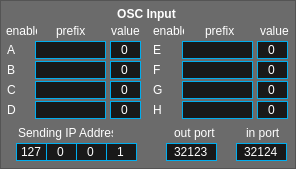
    <widget class="QFrame" name="oscinputframe">
     <property name="enabled">
      <bool>true</bool>
     </property>
     <property name="geometry">
      <rect>
       <x>1</x>
       <y>230</y>
       <width>296</width>
       <height>169</height>
      </rect>
     </property>
     <property name="styleSheet">
      <string notr="true">QFrame
{
	background: rgba(100, 100, 100, 200);
}

QFrame:disabled
{
	background: rgba(100, 100, 100, 75);
}

/* ---------- QLabels ------------*/
QLabel
{
	background:		transparent;
	color: 				white;
	font: 				8pt &quot;Corbel&quot;;
	border:				none;
}

QLabel:hover
{
	border:				transparent;
}  

QLabel:disabled
{
	color: rgba(255, 255, 255, 50);
	background: transparent;
}

/* ---------- QSpinBox ------------*/
QSpinBox
{
	font: 9px &quot;Tahoma&quot;;
	border: 1px solid rgb(0,174,239);
	background-color: rgb(25, 25, 25);
	color: white;
	padding:0, 0, 0, 0;
}

QSpinBox::focus
{
	border: 1px solid white;
	outline: none;
}

QSpinBox:disabled
{
	font: 9px &quot;Tahoma&quot;;
	color: rgba(255, 255, 255, 50);
	border: 1px solid rgba(0, 174, 230, 75);
	background-color: rgba(25, 25, 25, 75);
	padding: 0, 0, 0, 0;
}

/* ---------- QCheckBox ------------*/
QCheckBox
{
	font: 10pt &quot;Corbel&quot;;
	background: transparent;
	color: white;
	padding:0, 0, 0, 0;
	border: none;
}

/*----------- QComboBox ------------*/
QComboBox
{
	font: 7pt &quot;Corbel&quot;;
	border: 1px solid rgb(0,174,239);
	background: rgb(18, 18, 18);
	color: white;
	padding: 1px 3px 1px 4px;
 }

QComboBox QListView
{
	background-color: rgb(40, 40, 40);
	border: transparent;
	font: 7pt &quot;Corbel&quot;;
	padding-left: 3px;
	padding-right: 3px;
	min-width: 35px;
}

QComboBox::item:alternate
{
	background: rgb(90, 90, 90);
}

QComboBox::item:selected
{
	border: 1px solid transparent;
	background: rgb(0,174,239);
}

QComboBox::indicator
{
	background-color: transparent;
	selection-background-color: transparent;
	color: transparent;
	selection-color: white;
}

QComboBox::drop-down
{
	width: 1px;
	height: 1px;
	subcontrol-origin: margin;
	subcontrol-position: right center;
	border-left-width: 0px;
	border-right-width: 0px;
	border-top-width: 0px;
	border-bottom-width: 0px;
}

QComboBox::down-arrow
{
	border: none;
	background: none;
	image: url(:/resources/modline_combobox_menu_arrows.png);
	padding-right: 10px;
}

QComboBox:disabled
{
	font: 7pt &quot;Corbel&quot;;
	color: (175, 175, 175, 50);
	border: 1px solid rgba(0,174,239, 75);
	background: rgba(18, 18, 18, 75);
	padding: 1px 3px 1px 4px;
}

/* ---------- QLineEdit ------------*/
QLineEdit
{
	font: 9pt &quot;Corbel&quot;;
	background: rgba(25, 25, 25, 255);
	border: 1px solid rgb(0,174,239);
	border-radius: 0px;
	color: white;
	padding-left: 2px;
	padding-bottom: 2px;
}

QLineEdit:focus
{
	font: 9px &quot;Corbel&quot;;
	background: rgb(0,174,239);
	border: 1px solid white;
	border-radius: 0px;
	color: white;
	padding-left: 2px;
	padding-bottom: 2px;
}

QLineEdit:disabled
{
	font: 9px &quot;Corbel&quot;;
	background: rgba(25, 25, 25, 75);
	border: 1px solid rgba(0, 174, 239, 75);
	border-radius: 0px;
	color: rgba(255, 255, 255, 50);
	padding-left: 2px;
	padding-bottom: 2px;
}</string>
     </property>
     <property name="frameShape">
      <enum>QFrame::StyledPanel</enum>
     </property>
     <property name="frameShadow">
      <enum>QFrame::Raised</enum>
     </property>
     <widget class="QSpinBox" name="oscd_input_value">
      <property name="geometry">
       <rect>
        <x>110</x>
        <y>101</y>
        <width>31</width>
        <height>18</height>
       </rect>
      </property>
      <property name="toolTip">
       <string>Live display of the incoming value.&lt;p&gt;This is the value that will get passed to the modlines when using the OSC A-H sources.</string>
      </property>
      <property name="alignment">
       <set>Qt::AlignCenter</set>
      </property>
      <property name="buttonSymbols">
       <enum>QAbstractSpinBox::NoButtons</enum>
      </property>
      <property name="maximum">
       <number>127</number>
      </property>
     </widget>
     <widget class="QLineEdit" name="osca_input_route">
      <property name="geometry">
       <rect>
        <x>35</x>
        <y>41</y>
        <width>71</width>
        <height>18</height>
       </rect>
      </property>
      <property name="toolTip">
       <string>Sets the OSC prefix to listen for.&lt;p&gt;All other prefixes will be ignored.</string>
      </property>
     </widget>
     <widget class="QLabel" name="label_57">
      <property name="geometry">
       <rect>
        <x>153</x>
        <y>81</y>
        <width>16</width>
        <height>18</height>
       </rect>
      </property>
      <property name="text">
       <string>G</string>
      </property>
     </widget>
     <widget class="QSpinBox" name="osc_ip_2">
      <property name="geometry">
       <rect>
        <x>46</x>
        <y>143</y>
        <width>31</width>
        <height>18</height>
       </rect>
      </property>
      <property name="toolTip">
       <string>Sets the IP address OSC&lt;br&gt; messages will be sent and received on</string>
      </property>
      <property name="alignment">
       <set>Qt::AlignCenter</set>
      </property>
      <property name="buttonSymbols">
       <enum>QAbstractSpinBox::NoButtons</enum>
      </property>
      <property name="maximum">
       <number>255</number>
      </property>
     </widget>
     <widget class="QCheckBox" name="osch_input_enable">
      <property name="geometry">
       <rect>
        <x>166</x>
        <y>102</y>
        <width>16</width>
        <height>18</height>
       </rect>
      </property>
      <property name="toolTip">
       <string>Enables/Disables this OSC input.</string>
      </property>
      <property name="text">
       <string/>
      </property>
     </widget>
     <widget class="QCheckBox" name="osca_input_enable">
      <property name="geometry">
       <rect>
        <x>18</x>
        <y>42</y>
        <width>16</width>
        <height>18</height>
       </rect>
      </property>
      <property name="toolTip">
       <string>Enables/Disables this OSC input.</string>
      </property>
      <property name="text">
       <string/>
      </property>
     </widget>
     <widget class="QCheckBox" name="oscf_input_enable">
      <property name="geometry">
       <rect>
        <x>166</x>
        <y>62</y>
        <width>16</width>
        <height>18</height>
       </rect>
      </property>
      <property name="toolTip">
       <string>Enables/Disables this OSC input.</string>
      </property>
      <property name="text">
       <string/>
      </property>
     </widget>
     <widget class="QSpinBox" name="oscc_input_value">
      <property name="geometry">
       <rect>
        <x>110</x>
        <y>81</y>
        <width>31</width>
        <height>18</height>
       </rect>
      </property>
      <property name="toolTip">
       <string>Live display of the incoming value.&lt;p&gt;This is the value that will get passed to the modlines when using the OSC A-H sources.</string>
      </property>
      <property name="alignment">
       <set>Qt::AlignCenter</set>
      </property>
      <property name="buttonSymbols">
       <enum>QAbstractSpinBox::NoButtons</enum>
      </property>
      <property name="maximum">
       <number>127</number>
      </property>
     </widget>
     <widget class="QLineEdit" name="oscf_input_route">
      <property name="geometry">
       <rect>
        <x>182</x>
        <y>61</y>
        <width>71</width>
        <height>18</height>
       </rect>
      </property>
      <property name="toolTip">
       <string>Sets the OSC prefix to listen for.&lt;p&gt;All other prefixes will be ignored.</string>
      </property>
     </widget>
     <widget class="QLabel" name="label_53">
      <property name="geometry">
       <rect>
        <x>205</x>
        <y>23</y>
        <width>31</width>
        <height>16</height>
       </rect>
      </property>
      <property name="text">
       <string>prefix</string>
      </property>
     </widget>
     <widget class="QLabel" name="label_44">
      <property name="geometry">
       <rect>
        <x>6</x>
        <y>4</y>
        <width>281</width>
        <height>20</height>
       </rect>
      </property>
      <property name="styleSheet">
       <string notr="true">font: bold 12px</string>
      </property>
      <property name="text">
       <string>OSC Input</string>
      </property>
      <property name="alignment">
       <set>Qt::AlignCenter</set>
      </property>
     </widget>
     <widget class="QLabel" name="label_45">
      <property name="geometry">
       <rect>
        <x>6</x>
        <y>23</y>
        <width>31</width>
        <height>16</height>
       </rect>
      </property>
      <property name="text">
       <string>enable</string>
      </property>
     </widget>
     <widget class="QSpinBox" name="osc_out_port">
      <property name="geometry">
       <rect>
        <x>166</x>
        <y>143</y>
        <width>51</width>
        <height>18</height>
       </rect>
      </property>
      <property name="toolTip">
       <string>Sets the port number OSC will be &lt;i&gt;output&lt;/i&gt; on</string>
      </property>
      <property name="alignment">
       <set>Qt::AlignCenter</set>
      </property>
      <property name="buttonSymbols">
       <enum>QAbstractSpinBox::NoButtons</enum>
      </property>
      <property name="maximum">
       <number>65536</number>
      </property>
      <property name="value">
       <number>32123</number>
      </property>
     </widget>
     <widget class="QLineEdit" name="oscb_input_route">
      <property name="geometry">
       <rect>
        <x>35</x>
        <y>61</y>
        <width>71</width>
        <height>18</height>
       </rect>
      </property>
      <property name="toolTip">
       <string>Sets the OSC prefix to listen for.&lt;p&gt;All other prefixes will be ignored.</string>
      </property>
     </widget>
     <widget class="QLabel" name="label_47">
      <property name="geometry">
       <rect>
        <x>7</x>
        <y>101</y>
        <width>16</width>
        <height>18</height>
       </rect>
      </property>
      <property name="text">
       <string>D</string>
      </property>
     </widget>
     <widget class="QSpinBox" name="osc_ip_4">
      <property name="geometry">
       <rect>
        <x>106</x>
        <y>143</y>
        <width>31</width>
        <height>18</height>
       </rect>
      </property>
      <property name="toolTip">
       <string>Sets the IP address OSC&lt;br&gt; messages will be sent and received on</string>
      </property>
      <property name="alignment">
       <set>Qt::AlignCenter</set>
      </property>
      <property name="buttonSymbols">
       <enum>QAbstractSpinBox::NoButtons</enum>
      </property>
      <property name="maximum">
       <number>255</number>
      </property>
      <property name="value">
       <number>1</number>
      </property>
     </widget>
     <widget class="QSpinBox" name="oscg_input_value">
      <property name="geometry">
       <rect>
        <x>257</x>
        <y>81</y>
        <width>31</width>
        <height>18</height>
       </rect>
      </property>
      <property name="toolTip">
       <string>Live display of the incoming value.&lt;p&gt;This is the value that will get passed to the modlines when using the OSC A-H sources.</string>
      </property>
      <property name="alignment">
       <set>Qt::AlignCenter</set>
      </property>
      <property name="buttonSymbols">
       <enum>QAbstractSpinBox::NoButtons</enum>
      </property>
      <property name="maximum">
       <number>127</number>
      </property>
     </widget>
     <widget class="QLabel" name="label_54">
      <property name="geometry">
       <rect>
        <x>153</x>
        <y>41</y>
        <width>16</width>
        <height>18</height>
       </rect>
      </property>
      <property name="text">
       <string>E</string>
      </property>
     </widget>
     <widget class="QLabel" name="label_48">
      <property name="geometry">
       <rect>
        <x>7</x>
        <y>41</y>
        <width>16</width>
        <height>18</height>
       </rect>
      </property>
      <property name="text">
       <string>A</string>
      </property>
     </widget>
     <widget class="QSpinBox" name="osc_ip_1">
      <property name="geometry">
       <rect>
        <x>16</x>
        <y>143</y>
        <width>31</width>
        <height>18</height>
       </rect>
      </property>
      <property name="toolTip">
       <string>Sets the IP address OSC&lt;br&gt; messages will be sent and received on</string>
      </property>
      <property name="alignment">
       <set>Qt::AlignCenter</set>
      </property>
      <property name="buttonSymbols">
       <enum>QAbstractSpinBox::NoButtons</enum>
      </property>
      <property name="maximum">
       <number>255</number>
      </property>
      <property name="value">
       <number>127</number>
      </property>
     </widget>
     <widget class="QLabel" name="label_49">
      <property name="geometry">
       <rect>
        <x>7</x>
        <y>81</y>
        <width>16</width>
        <height>18</height>
       </rect>
      </property>
      <property name="text">
       <string>C</string>
      </property>
     </widget>
     <widget class="QLabel" name="label_52">
      <property name="geometry">
       <rect>
        <x>260</x>
        <y>23</y>
        <width>31</width>
        <height>16</height>
       </rect>
      </property>
      <property name="text">
       <string>value</string>
      </property>
      <property name="alignment">
       <set>Qt::AlignLeading|Qt::AlignLeft|Qt::AlignVCenter</set>
      </property>
     </widget>
     <widget class="QSpinBox" name="osc_in_port">
      <property name="geometry">
       <rect>
        <x>236</x>
        <y>143</y>
        <width>51</width>
        <height>18</height>
       </rect>
      </property>
      <property name="toolTip">
       <string>Sets the port number to &lt;br&gt;listen to for incoming OSC messages</string>
      </property>
      <property name="alignment">
       <set>Qt::AlignCenter</set>
      </property>
      <property name="buttonSymbols">
       <enum>QAbstractSpinBox::NoButtons</enum>
      </property>
      <property name="maximum">
       <number>65536</number>
      </property>
      <property name="value">
       <number>32124</number>
      </property>
     </widget>
     <widget class="QCheckBox" name="osce_input_enable">
      <property name="geometry">
       <rect>
        <x>166</x>
        <y>42</y>
        <width>16</width>
        <height>18</height>
       </rect>
      </property>
      <property name="toolTip">
       <string>Enables/Disables this OSC input.</string>
      </property>
      <property name="text">
       <string/>
      </property>
     </widget>
     <widget class="QLabel" name="label_55">
      <property name="geometry">
       <rect>
        <x>153</x>
        <y>101</y>
        <width>16</width>
        <height>18</height>
       </rect>
      </property>
      <property name="text">
       <string>H</string>
      </property>
     </widget>
     <widget class="QSpinBox" name="osca_input_value">
      <property name="geometry">
       <rect>
        <x>110</x>
        <y>41</y>
        <width>31</width>
        <height>18</height>
       </rect>
      </property>
      <property name="toolTip">
       <string>Live display of the incoming value.&lt;p&gt;This is the value that will get passed to the modlines when using the OSC A-H sources.</string>
      </property>
      <property name="alignment">
       <set>Qt::AlignCenter</set>
      </property>
      <property name="buttonSymbols">
       <enum>QAbstractSpinBox::NoButtons</enum>
      </property>
      <property name="maximum">
       <number>127</number>
      </property>
     </widget>
     <widget class="QLineEdit" name="oscc_input_route">
      <property name="geometry">
       <rect>
        <x>35</x>
        <y>81</y>
        <width>71</width>
        <height>18</height>
       </rect>
      </property>
      <property name="toolTip">
       <string>Sets the OSC prefix to listen for.&lt;p&gt;All other prefixes will be ignored.</string>
      </property>
     </widget>
     <widget class="QSpinBox" name="osch_input_value">
      <property name="geometry">
       <rect>
        <x>257</x>
        <y>101</y>
        <width>31</width>
        <height>18</height>
       </rect>
      </property>
      <property name="toolTip">
       <string>Live display of the incoming value.&lt;p&gt;This is the value that will get passed to the modlines when using the OSC A-H sources.</string>
      </property>
      <property name="alignment">
       <set>Qt::AlignCenter</set>
      </property>
      <property name="buttonSymbols">
       <enum>QAbstractSpinBox::NoButtons</enum>
      </property>
      <property name="maximum">
       <number>127</number>
      </property>
     </widget>
     <widget class="QLabel" name="label_58">
      <property name="geometry">
       <rect>
        <x>153</x>
        <y>23</y>
        <width>31</width>
        <height>16</height>
       </rect>
      </property>
      <property name="text">
       <string>enable</string>
      </property>
     </widget>
     <widget class="QCheckBox" name="oscg_input_enable">
      <property name="geometry">
       <rect>
        <x>166</x>
        <y>82</y>
        <width>16</width>
        <height>18</height>
       </rect>
      </property>
      <property name="toolTip">
       <string>Enables/Disables this OSC input.</string>
      </property>
      <property name="text">
       <string/>
      </property>
     </widget>
     <widget class="QLabel" name="label_50">
      <property name="geometry">
       <rect>
        <x>56</x>
        <y>23</y>
        <width>31</width>
        <height>16</height>
       </rect>
      </property>
      <property name="text">
       <string>prefix</string>
      </property>
     </widget>
     <widget class="QLabel" name="label_59">
      <property name="geometry">
       <rect>
        <x>18</x>
        <y>125</y>
        <width>95</width>
        <height>16</height>
       </rect>
      </property>
      <property name="text">
       <string>Sending IP Address</string>
      </property>
     </widget>
     <widget class="QCheckBox" name="oscc_input_enable">
      <property name="geometry">
       <rect>
        <x>18</x>
        <y>82</y>
        <width>16</width>
        <height>18</height>
       </rect>
      </property>
      <property name="toolTip">
       <string>Enables/Disables this OSC input.</string>
      </property>
      <property name="text">
       <string/>
      </property>
     </widget>
     <widget class="QLineEdit" name="osch_input_route">
      <property name="geometry">
       <rect>
        <x>182</x>
        <y>101</y>
        <width>71</width>
        <height>18</height>
       </rect>
      </property>
      <property name="toolTip">
       <string>Sets the OSC prefix to listen for.&lt;p&gt;All other prefixes will be ignored.</string>
      </property>
     </widget>
     <widget class="QLabel" name="label_46">
      <property name="geometry">
       <rect>
        <x>7</x>
        <y>61</y>
        <width>16</width>
        <height>18</height>
       </rect>
      </property>
      <property name="text">
       <string>B</string>
      </property>
     </widget>
     <widget class="QLineEdit" name="osce_input_route">
      <property name="geometry">
       <rect>
        <x>182</x>
        <y>41</y>
        <width>71</width>
        <height>18</height>
       </rect>
      </property>
      <property name="toolTip">
       <string>Sets the OSC prefix to listen for.&lt;p&gt;All other prefixes will be ignored.</string>
      </property>
     </widget>
     <widget class="QLabel" name="label_51">
      <property name="geometry">
       <rect>
        <x>110</x>
        <y>23</y>
        <width>31</width>
        <height>16</height>
       </rect>
      </property>
      <property name="text">
       <string>value</string>
      </property>
      <property name="alignment">
       <set>Qt::AlignCenter</set>
      </property>
     </widget>
     <widget class="QSpinBox" name="oscf_input_value">
      <property name="geometry">
       <rect>
        <x>257</x>
        <y>61</y>
        <width>31</width>
        <height>18</height>
       </rect>
      </property>
      <property name="toolTip">
       <string>Live display of the incoming value.&lt;p&gt;This is the value that will get passed to the modlines when using the OSC A-H sources.</string>
      </property>
      <property name="alignment">
       <set>Qt::AlignCenter</set>
      </property>
      <property name="buttonSymbols">
       <enum>QAbstractSpinBox::NoButtons</enum>
      </property>
      <property name="maximum">
       <number>127</number>
      </property>
     </widget>
     <widget class="QLineEdit" name="oscg_input_route">
      <property name="geometry">
       <rect>
        <x>182</x>
        <y>81</y>
        <width>71</width>
        <height>18</height>
       </rect>
      </property>
      <property name="toolTip">
       <string>Sets the OSC prefix to listen for.&lt;p&gt;All other prefixes will be ignored.</string>
      </property>
     </widget>
     <widget class="QSpinBox" name="osc_ip_3">
      <property name="geometry">
       <rect>
        <x>76</x>
        <y>143</y>
        <width>31</width>
        <height>18</height>
       </rect>
      </property>
      <property name="toolTip">
       <string>Sets the IP address OSC&lt;br&gt; messages will be sent and received on</string>
      </property>
      <property name="alignment">
       <set>Qt::AlignCenter</set>
      </property>
      <property name="buttonSymbols">
       <enum>QAbstractSpinBox::NoButtons</enum>
      </property>
      <property name="maximum">
       <number>255</number>
      </property>
     </widget>
     <widget class="QCheckBox" name="oscb_input_enable">
      <property name="geometry">
       <rect>
        <x>18</x>
        <y>62</y>
        <width>16</width>
        <height>18</height>
       </rect>
      </property>
      <property name="toolTip">
       <string>Enables/Disables this OSC input.</string>
      </property>
      <property name="text">
       <string/>
      </property>
     </widget>
     <widget class="QSpinBox" name="oscb_input_value">
      <property name="geometry">
       <rect>
        <x>110</x>
        <y>61</y>
        <width>31</width>
        <height>18</height>
       </rect>
      </property>
      <property name="toolTip">
       <string>Live display of the incoming value.&lt;p&gt;This is the value that will get passed to the modlines when using the OSC A-H sources.</string>
      </property>
      <property name="alignment">
       <set>Qt::AlignCenter</set>
      </property>
      <property name="buttonSymbols">
       <enum>QAbstractSpinBox::NoButtons</enum>
      </property>
      <property name="maximum">
       <number>127</number>
      </property>
     </widget>
     <widget class="QLabel" name="label_56">
      <property name="geometry">
       <rect>
        <x>153</x>
        <y>61</y>
        <width>16</width>
        <height>18</height>
       </rect>
      </property>
      <property name="text">
       <string>F</string>
      </property>
     </widget>
     <widget class="QLabel" name="label_60">
      <property name="geometry">
       <rect>
        <x>174</x>
        <y>125</y>
        <width>41</width>
        <height>16</height>
       </rect>
      </property>
      <property name="text">
       <string>out port</string>
      </property>
     </widget>
     <widget class="QLineEdit" name="oscd_input_route">
      <property name="geometry">
       <rect>
        <x>35</x>
        <y>101</y>
        <width>71</width>
        <height>18</height>
       </rect>
      </property>
      <property name="toolTip">
       <string>Sets the OSC prefix to listen for.&lt;p&gt;All other prefixes will be ignored.</string>
      </property>
     </widget>
     <widget class="QLabel" name="label_61">
      <property name="geometry">
       <rect>
        <x>246</x>
        <y>125</y>
        <width>41</width>
        <height>16</height>
       </rect>
      </property>
      <property name="text">
       <string>in port</string>
      </property>
     </widget>
     <widget class="QCheckBox" name="oscd_input_enable">
      <property name="geometry">
       <rect>
        <x>18</x>
        <y>102</y>
        <width>16</width>
        <height>18</height>
       </rect>
      </property>
      <property name="toolTip">
       <string>Enables/Disables this OSC input.</string>
      </property>
      <property name="text">
       <string/>
      </property>
     </widget>
     <widget class="QSpinBox" name="osce_input_value">
      <property name="geometry">
       <rect>
        <x>257</x>
        <y>41</y>
        <width>31</width>
        <height>18</height>
       </rect>
      </property>
      <property name="toolTip">
       <string>Live display of the incoming value.&lt;p&gt;This is the value that will get passed to the modlines when using the OSC A-H sources.</string>
      </property>
      <property name="alignment">
       <set>Qt::AlignCenter</set>
      </property>
      <property name="buttonSymbols">
       <enum>QAbstractSpinBox::NoButtons</enum>
      </property>
      <property name="maximum">
       <number>127</number>
      </property>
     </widget>
     <zorder>label_57</zorder>
     <zorder>label_53</zorder>
     <zorder>label_44</zorder>
     <zorder>label_45</zorder>
     <zorder>label_47</zorder>
     <zorder>label_54</zorder>
     <zorder>label_48</zorder>
     <zorder>label_49</zorder>
     <zorder>label_52</zorder>
     <zorder>label_55</zorder>
     <zorder>label_58</zorder>
     <zorder>label_50</zorder>
     <zorder>label_59</zorder>
     <zorder>label_46</zorder>
     <zorder>label_51</zorder>
     <zorder>label_56</zorder>
     <zorder>label_60</zorder>
     <zorder>label_61</zorder>
     <zorder>osca_input_enable</zorder>
     <zorder>osca_input_route</zorder>
     <zorder>osca_input_value</zorder>
     <zorder>oscb_input_enable</zorder>
     <zorder>oscb_input_route</zorder>
     <zorder>oscb_input_value</zorder>
     <zorder>oscc_input_enable</zorder>
     <zorder>oscc_input_route</zorder>
     <zorder>oscc_input_value</zorder>
     <zorder>oscd_input_enable</zorder>
     <zorder>oscd_input_route</zorder>
     <zorder>oscd_input_value</zorder>
     <zorder>osce_input_enable</zorder>
     <zorder>osce_input_route</zorder>
     <zorder>osce_input_value</zorder>
     <zorder>oscf_input_enable</zorder>
     <zorder>oscf_input_route</zorder>
     <zorder>oscf_input_value</zorder>
     <zorder>oscg_input_enable</zorder>
     <zorder>oscg_input_route</zorder>
     <zorder>oscg_input_value</zorder>
     <zorder>osch_input_enable</zorder>
     <zorder>osch_input_route</zorder>
     <zorder>osch_input_value</zorder>
     <zorder>osc_ip_1</zorder>
     <zorder>osc_ip_2</zorder>
     <zorder>osc_ip_3</zorder>
     <zorder>osc_ip_4</zorder>
     <zorder>osc_out_port</zorder>
     <zorder>osc_in_port</zorder>
    </widget>
